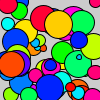
Frame 1 (no input)
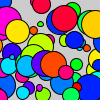
Frame 60 (the mouse pressed at the canvas centre just before this capture)
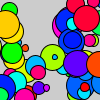
Frame 120 (the mouse held since frame 60 and released just before this capture)

The Processing sketch that drew these frames (run headless with seeded random() and noise(); from frame 60 on, the mouse is pressed at the canvas centre):

// Processing sketch: processing_15847
// ── processing_15847.pde

ColorSpot[] sp = new ColorSpot[60];

void setup() {
  size(100, 100);
  colorMode(HSB);
  for (int i = 0; i < sp.length; i++) {
    sp[i] = new ColorSpot(
      random(width), 
      random(height), 
      random(5,30), 
      random(0.5,3), 
      color(random(255), 255, 255)
    );
  }
}

void draw() {
  background(204);
  for (int i = 0; i < sp.length; i++) {
    sp[i].move();
    sp[i].display();
  }
}

//Spotクラスを継承し、ColorSpotクラスを定義
class ColorSpot extends Spot {
  //属性を定義
  color col; // 色
  
  //コンストラクタを定義
  ColorSpot(float _x, float _y, float _diameter, float _speed, color _col) {
    super(_x, _y, _diameter, _speed); //親クラス(Spot)のコンストラクタを呼びだす
    col = _col;
  }
  
  //移動するメソッドを定義
  void move() {
    super.move(); //親クラス(Spot)のメソッドを呼びだす
  }
  
  //表示するメソッドを定義
  void display() {
    fill(col);
    super.display();
  }
}

                
//Spotクラスを定義
class Spot {
  //属性を定義
  float x, y, diameter, speed; // x座標, y座標, 直径, 速さ
  
  //コンストラクタを定義
  Spot(float _x, float _y, float _diameter, float _speed) {
    x = _x;
    y = _y;
    diameter = _diameter;
    speed = _speed;
  }
  
  //移動するメソッドを定義
  void move() {
    x += speed;
    if (x > width + diameter/2) x = -diameter/2;
  }
  
  //表示するメソッドを定義
  void display() {
    ellipse(x, y, diameter, diameter);
  }
}                               
